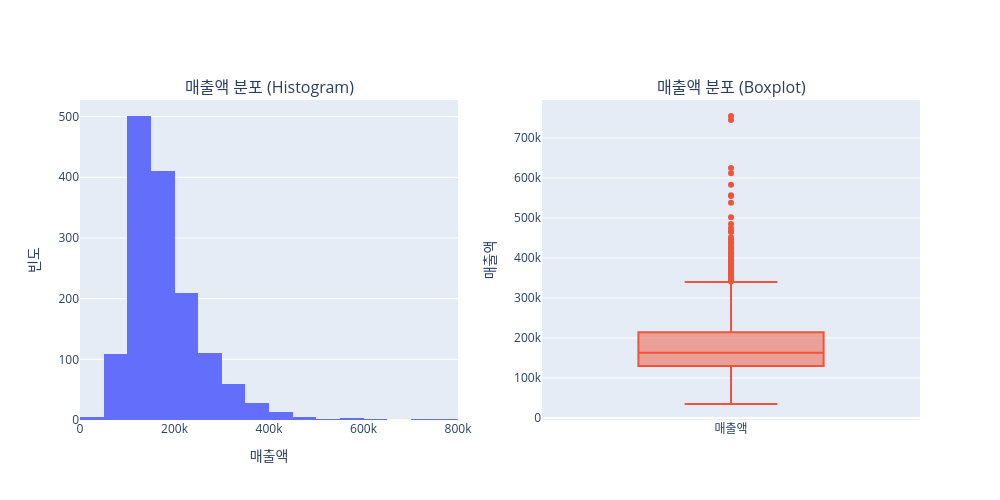

The notebook cell saved with this chart:
### Code cell
# 히스토그램과 박스플롯을 한 화면에 표시
# 둘 다 분포를 볼 수 있는 차트
fig = make_subplots(rows=1, cols=2, subplot_titles=('매출액 분포 (Histogram)', '매출액 분포 (Boxplot)'))

# 히스토그램 추가
fig.add_trace(
    go.Histogram(x=df['SalePrice'], nbinsx=30, name='매출액'),
    row=1, col=1
)
fig.update_xaxes(title_text="매출액", row=1, col=1)
fig.update_yaxes(title_text="빈도", row=1, col=1)

# 박스플롯 추가
fig.add_trace(
    go.Box(y=df['SalePrice'], name='매출액'),
    row=1, col=2
)
fig.update_yaxes(title_text="매출액", row=1, col=2)

fig.update_layout(height=500, width=1000, showlegend=False)
fig.show()

# 히스토그램 : 음의 왜도를 보이고 있음
# 박스플롯 : 순서로 정렬해서 볼 수 있음 120만 ~ 200만 정도 iqr 300만부터 이상치를 보임

### Figure 1 — Plotly figure (JSON) as saved in the notebook; plotly's stock layout.template omitted (floating-point values rounded to 4 significant figures; data arrays with more than 128 entries replaced by an {"elided": "..."} marker saying what was removed)
{"data": [{"name": "매출액", "nbinsx": 30, "type": "histogram", "x": {"elided": "1460 int values"}, "xaxis": "x", "yaxis": "y"}, {"name": "매출액", "type": "box", "xaxis": "x2", "y": {"elided": "1460 int values"}, "yaxis": "y2"}], "layout": {"annotations": [{"font": {"size": 16}, "showarrow": false, "text": "매출액 분포 (Histogram)", "x": 0.225, "xanchor": "center", "xref": "paper", "y": 1, "yanchor": "bottom", "yref": "paper"}, {"font": {"size": 16}, "showarrow": false, "text": "매출액 분포 (Boxplot)", "x": 0.775, "xanchor": "center", "xref": "paper", "y": 1, "yanchor": "bottom", "yref": "paper"}], "height": 500, "showlegend": false, "width": 1000, "xaxis": {"anchor": "y", "domain": [0, 0.45], "title": {"text": "매출액"}}, "xaxis2": {"anchor": "y2", "domain": [0.55, 1]}, "yaxis": {"anchor": "x", "domain": [0, 1], "title": {"text": "빈도"}}, "yaxis2": {"anchor": "x2", "domain": [0, 1], "title": {"text": "매출액"}}}}
